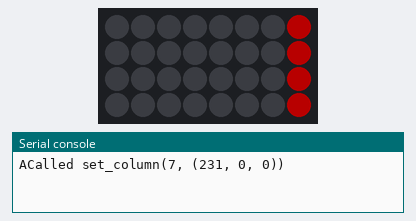
A program run on a simulated CircuitPython board. Shown: 8×4 RGB LED matrix (first LED top left, wired row by row), the last lines printed to the serial console. Dim RGB values are drawn brighter than linear.

Above: at 0.47 s.
At 1.39 s:
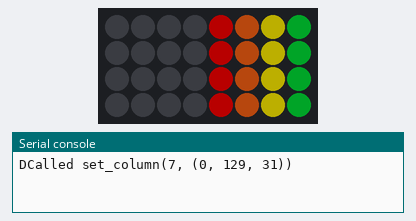
At 2.2 s:
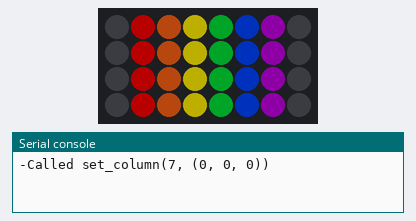
At 18.24 s:
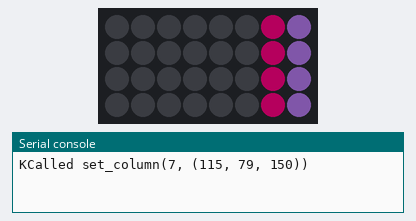
At 35.7 s:
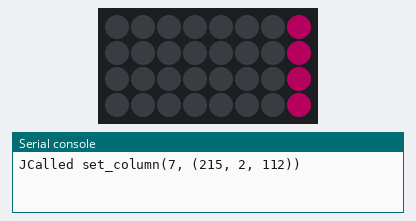
At 37.1 s:
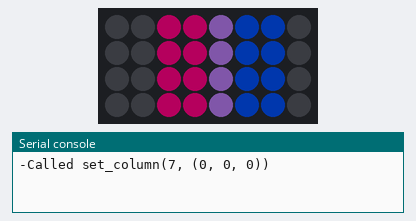

Measured:
- what the display in image 2 shows lasts 15.3 s, from 2.2 s to 17.5 s

The program:

fw_neopixel_pride.py
```python
# -*- coding: utf-8 -*-
"""
Pride Flag NetPixel Badge

Displays a bunch of different Pride flags on a NeoPixel grid. Designed for use
with the Adafruit Feather M0 Express and NeoPixel FeatherWing.

Full details at <http://github.com/tammymakesthings/cpy_neopixel_pride>

@author: tammy.cravit
@license: MIT
"""

import sys
from time import sleep

# Delay in seconds between frames of the animation.
ANIMATION_SPEED    = 0.3

# Time in seconds to hold each flag on screen before switching.
SHOW_PATTERN_DELAY = 15

# Intensity (0-1) of the NeoPixels. Higher intensity is brighter but draws
# more current.
PATTERN_INTENSITY  = 0.3

# The number of rows in the NeoPixel grid.
NUM_ROWS = 4

# The number of columns in the NeoPixel grid.
NUM_COLS = 8

# Board pin to which the NeoPixel is connected
neopixel_pin = None

# The NeoPixel object controlling the pixels.
pixels = None

# Do the hardware setup if we're running on CircuitPython.
if sys.implementation.name == "circuitpython":
    import time
    import board
    import neopixel

    # Control pin defaults to #6
    neopixel_pin = board.D6
    pixels = neopixel.NeoPixel(neopixel_pin, (NUM_ROWS * NUM_COLS),
                               brightness=PATTERN_INTENSITY, auto_write=False)

############################################################################
# Define all of the flag color palettes
############################################################################

flag_colors = {
        "-": (0,   0,   0),     # Black

        # LGBT Flag
        'A': (231, 0,   0),     # Electric Red
        'B': (224, 89,  17),     # Dark Orange
        'C': (255, 239, 0),     # Canary Yellow
        'D': (0,   129, 31),    # La Salle Green
        'E': (0,   68,  255),   # Blue (RYB)
        'F': (118, 0,   137),   # Patriarch

        # Trans Flag
        'G': (65,  175, 222),   # Maya Blue
        'H': (255, 255, 255),   # White
        'I': (217, 148, 144),   # Amaranth Pink

        # Bi Pride Flag
        'J': (215, 2,   112),   # Magenta
        'K': (115, 79,  150),   # Deep Lavender
        'L': (0,   56,  168),   # Royal

        # Nonbinary Flag
        'M': (255, 239, 0),    # Yellow
        'N': (230, 230, 230),   # White
        'O': (255, 20, 140),    # Lavender

        # Pansexual Flag
        'P': (255, 20, 140),    # Deep Pink
        'Q': (255, 218, 0),     # Sizzling Sunrise
        'R': (5, 174, 255)      # Blue Bolt
        }

############################################################################
# Define the actual flag patterns. Each pattern must refernece colors defined
# in the associated color map. The pattern contains one letter per column of
# the display.
############################################################################

patterns = {
        'pride_flag': {'pattern': '-ABCDEF-', 'colors': flag_colors},
        'trans_flag': {'pattern': '-JKLKJ--', 'colors': flag_colors},
        'bi_flag'   : {'pattern': '--JJKLL-', 'colors': flag_colors},
        'nb_flag'   : {'pattern': 'MMNNOO--', 'colors': flag_colors},
        'pan_flag'  : {'pattern': '-PPQQRR-', 'colors': flag_colors},
        }

############################################################################
# Helper functions
############################################################################


def clear_pixels(rows=NUM_ROWS, cols=NUM_COLS):
    """
    .. function:: clear_pixels([rows, cols])

    Clear the entire pixel array.

    Sets all of the pixels in the NeoPixel array to black and hten writes
    the values to the array. Has no effect if not running on a CircuitPython
    device.

    :param rows: number of rows in the array (defaults to value of NUM_ROWS)
    :param cols: number of cols in the array (defaults to value of NUM_COLS)
    :rtype: None
    """
    print("inside clearPixels({0}, {1})".format(rows, cols))
    if pixels is not None:
        pixels.fill(0, 0, 0)
        pixels.show()


def set_column(display_column, rgb_value):
    """
    .. function:: set_column(display_column, rgb_value)

    Set all pixels in one column of the display to the given color.

    :param display_column: The column on the display to set
    :param rgb_value: The RGB color to set the pixels to
    :type rgb_value: 3-tuple (R, G, B)
    :rtype: None
    """
    print('Called set_column({0}, {1})'.format(display_column, rgb_value))
    if pixels is not None:
        for i in range(0, NUM_ROWS):
            which_pixel = (i * NUM_COLS) + display_column
            pixels[which_pixel] = rgb_value


def slide_in_animation(the_pattern, color_map, animation_speed=ANIMATION_SPEED):
    """
    .. function:: slide_in_animation(the_pattern, color_map, animation_speed)

    Render the animation for a single flag.

    :param the_pattern: The flag pattern, rendered as a string. Each character
    in the string should match a color in the color map.
    :param color_map: The color map. The keys of the dictionary should be a
    character from the pattern. The value of the dictionary entries should be
    3-tuples with the R, G, B values for the specified color.
    :type color_map: dict
    :param animation_speed: The time (in seconds) to sleep between frames of
    the animation.
    :rtype: None
    """
    print("inside slideInAnimation({0}, {1}, {2})".format(the_pattern, color_map, animation_speed))
    for i in range(0, len(the_pattern)):
        starting_column = len(the_pattern) - i - 1
        ending_column = len(the_pattern)
        which_letter = 0

        print("Animation: Repetition {0}, starting column={1}".format(i+1, starting_column))
        for j in range(0, starting_column):
            set_column(j, (0,0,0))
            print("-", sep='', end='')
        for j in range(starting_column, ending_column):
            print(the_pattern[which_letter], sep='', end='')
            set_column(j, color_map[the_pattern[which_letter]])
            which_letter += 1
        print('\n')
        if sys.implementation.name == "circuitpython":
            pixels.show()
        sleep(animation_speed)


def renderAllPatterns(the_patterns):
    for pattern_name, pattern_data in the_patterns.items():
        print("renderAllPatterns(): rendering flag: {0}".format(pattern_name))
        the_pattern = pattern_data['pattern']
        color_map   = pattern_data['colors']
        slide_in_animation(the_pattern, color_map)
        sleep(SHOW_PATTERN_DELAY)


############################################################################
# Main execution loop
############################################################################

if __name__=="__main__":
    while True:
        renderAllPatterns(patterns)
```
